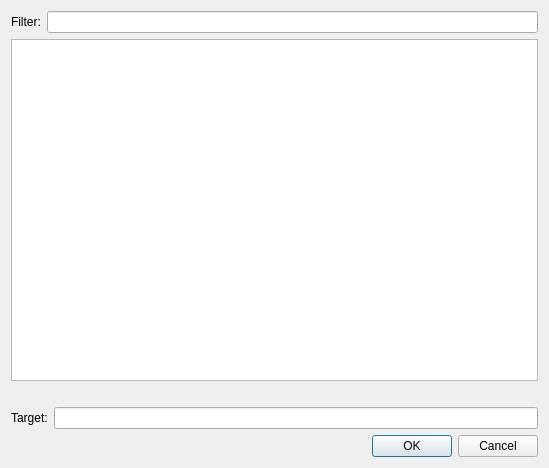
<?xml version="1.0" encoding="UTF-8"?>
<ui version="4.0">
 <class>SelectHyperlink</class>
 <widget class="QDialog" name="SelectHyperlink">
  <property name="geometry">
   <rect>
    <x>0</x>
    <y>0</y>
    <width>549</width>
    <height>468</height>
   </rect>
  </property>
  <property name="windowTitle">
   <string>Select Target</string>
  </property>
  <layout class="QVBoxLayout" name="verticalLayout">
   <item>
    <layout class="QHBoxLayout" name="horizontalLayout">
     <item>
      <widget class="QLabel" name="label">
       <property name="toolTip">
        <string>List only the entries that match the text you enter.</string>
       </property>
       <property name="text">
        <string>Filter:</string>
       </property>
      </widget>
     </item>
     <item>
      <widget class="QLineEdit" name="filter"/>
     </item>
    </layout>
   </item>
   <item>
    <widget class="QTreeView" name="list"/>
   </item>
   <item>
    <spacer name="verticalSpacer">
     <property name="orientation">
      <enum>Qt::Vertical</enum>
     </property>
     <property name="sizeType">
      <enum>QSizePolicy::Fixed</enum>
     </property>
     <property name="sizeHint" stdset="0">
      <size>
       <width>20</width>
       <height>20</height>
      </size>
     </property>
    </spacer>
   </item>
   <item>
    <layout class="QHBoxLayout" name="horizontalLayout_2">
     <item>
      <widget class="QLabel" name="label_2">
       <property name="toolTip">
        <string>Enter the target URL for this hyperlink.  You can select or 
double click on existing destinations in your book from the list above.</string>
       </property>
       <property name="text">
        <string>Target:</string>
       </property>
      </widget>
     </item>
     <item>
      <widget class="QLineEdit" name="href"/>
     </item>
    </layout>
   </item>
   <item>
    <widget class="QDialogButtonBox" name="buttonBox">
     <property name="orientation">
      <enum>Qt::Horizontal</enum>
     </property>
     <property name="standardButtons">
      <set>QDialogButtonBox::Cancel|QDialogButtonBox::Ok</set>
     </property>
    </widget>
   </item>
  </layout>
 </widget>
 <resources/>
 <connections>
  <connection>
   <sender>buttonBox</sender>
   <signal>accepted()</signal>
   <receiver>SelectHyperlink</receiver>
   <slot>accept()</slot>
   <hints>
    <hint type="sourcelabel">
     <x>248</x>
     <y>254</y>
    </hint>
    <hint type="destinationlabel">
     <x>157</x>
     <y>274</y>
    </hint>
   </hints>
  </connection>
  <connection>
   <sender>buttonBox</sender>
   <signal>rejected()</signal>
   <receiver>SelectHyperlink</receiver>
   <slot>reject()</slot>
   <hints>
    <hint type="sourcelabel">
     <x>316</x>
     <y>260</y>
    </hint>
    <hint type="destinationlabel">
     <x>286</x>
     <y>274</y>
    </hint>
   </hints>
  </connection>
 </connections>
</ui>
